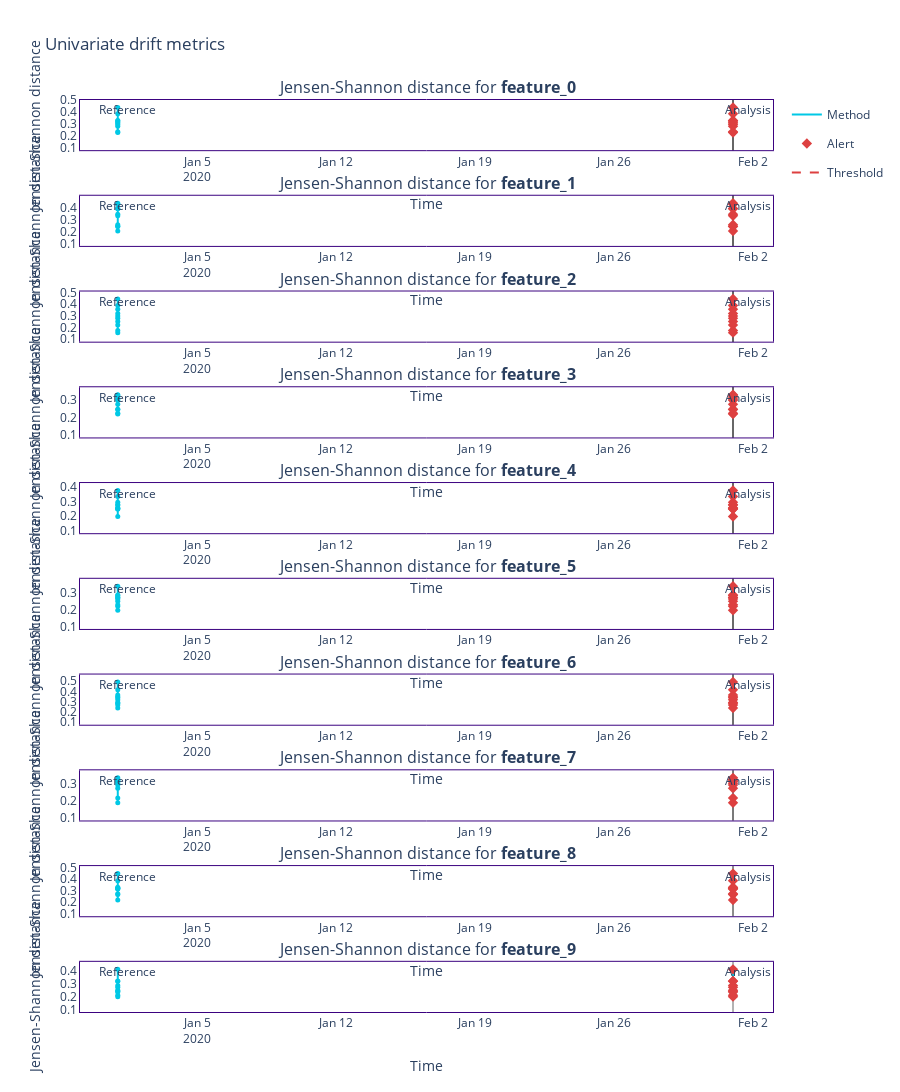

The notebook cell saved with this chart:
### Markdown cell above
## Step 3: Drift detection setup with NannyML

### Code cell
import nannyml as nml
import pandas as pd


# For simplicity, we'll use the same dataset as reference and target here.
# In a real-world scenario, target_data should be your new, incoming data.
reference_data = pd.DataFrame(X_test, columns=[f'feature_{i}' for i in range(X_test.shape[1])])
target_data = pd.DataFrame(X_test, columns=[f'feature_{i}' for i in range(X_test.shape[1])])

# Calculate drift using NannyML (for demonstration, we're using univariate drift calculation)
reference_data['timestamp'] = pd.to_datetime('2020-01-01')
target_data['timestamp'] = pd.to_datetime('2020-02-01')

drift_calculator = nml.UnivariateDriftCalculator(column_names=reference_data.columns[:-1], timestamp_column_name='timestamp')
drift_calculator.fit(reference_data)
drift_results = drift_calculator.calculate(target_data)

# Visualize drift results
drift_figures = drift_results.plot(kind='drift')
drift_figures.show()
